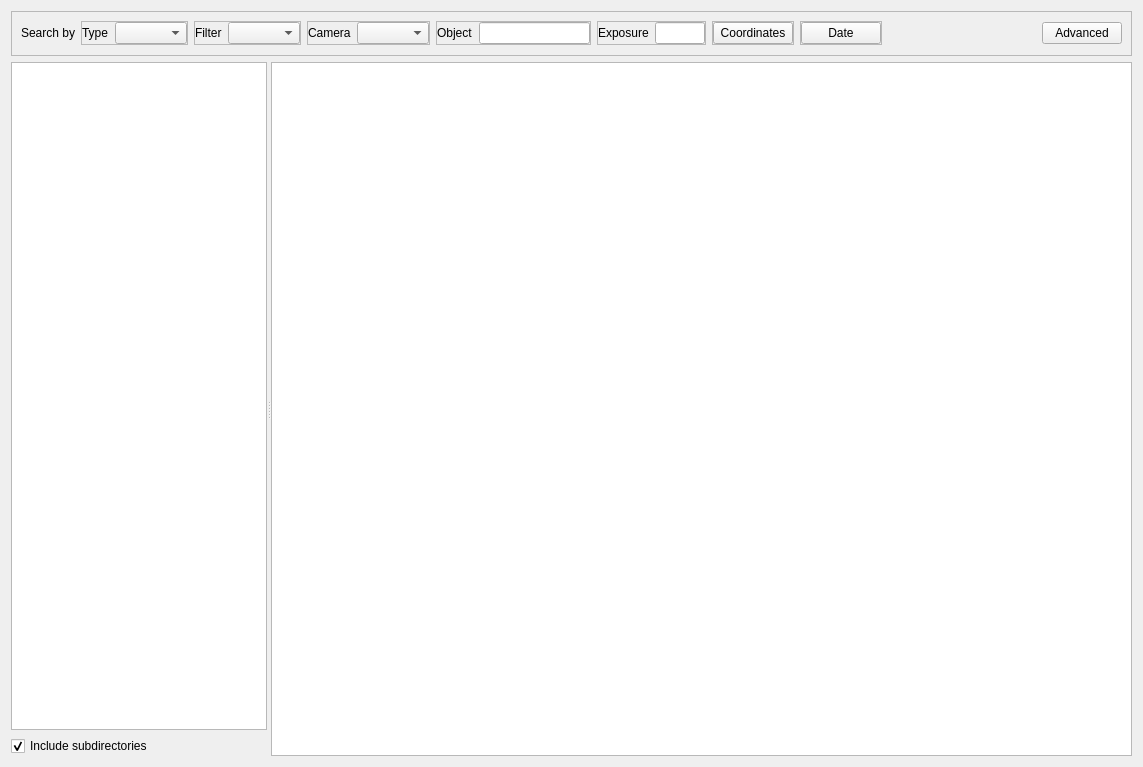
<?xml version="1.0" encoding="UTF-8"?>
<ui version="4.0">
 <class>SearchPanel</class>
 <widget class="QFrame" name="SearchPanel">
  <property name="geometry">
   <rect>
    <x>0</x>
    <y>0</y>
    <width>1143</width>
    <height>767</height>
   </rect>
  </property>
  <property name="windowTitle">
   <string>Frame</string>
  </property>
  <layout class="QVBoxLayout" name="verticalLayout">
   <item>
    <widget class="QFrame" name="filters_frame">
     <property name="sizePolicy">
      <sizepolicy hsizetype="Expanding" vsizetype="Preferred">
       <horstretch>1</horstretch>
       <verstretch>0</verstretch>
      </sizepolicy>
     </property>
     <property name="frameShape">
      <enum>QFrame::Shape::StyledPanel</enum>
     </property>
     <property name="frameShadow">
      <enum>QFrame::Shadow::Raised</enum>
     </property>
     <layout class="QVBoxLayout" name="verticalLayout_filters">
      <item>
       <layout class="QHBoxLayout" name="horizontalLayout_search">
        <item>
         <widget class="QLabel" name="label">
          <property name="text">
           <string>Search by</string>
          </property>
         </widget>
        </item>
        <item>
         <widget class="QFrame" name="filter_type_frame">
          <property name="frameShape">
           <enum>QFrame::Shape::StyledPanel</enum>
          </property>
          <property name="frameShadow">
           <enum>QFrame::Shadow::Raised</enum>
          </property>
          <layout class="QHBoxLayout" name="horizontalLayout_type">
           <property name="leftMargin">
            <number>0</number>
           </property>
           <property name="topMargin">
            <number>0</number>
           </property>
           <property name="rightMargin">
            <number>0</number>
           </property>
           <property name="bottomMargin">
            <number>0</number>
           </property>
           <item>
            <widget class="QLabel" name="label_type">
             <property name="text">
              <string>Type</string>
             </property>
            </widget>
           </item>
           <item>
            <widget class="QComboBox" name="filter_type_combo"/>
           </item>
          </layout>
         </widget>
        </item>
        <item>
         <widget class="QFrame" name="filter_filter_frame">
          <property name="frameShape">
           <enum>QFrame::Shape::StyledPanel</enum>
          </property>
          <property name="frameShadow">
           <enum>QFrame::Shadow::Raised</enum>
          </property>
          <layout class="QHBoxLayout" name="horizontalLayout_filter">
           <property name="leftMargin">
            <number>0</number>
           </property>
           <property name="topMargin">
            <number>0</number>
           </property>
           <property name="rightMargin">
            <number>0</number>
           </property>
           <property name="bottomMargin">
            <number>0</number>
           </property>
           <item>
            <widget class="QLabel" name="label_filter">
             <property name="text">
              <string>Filter</string>
             </property>
            </widget>
           </item>
           <item>
            <widget class="QComboBox" name="filter_filter_combo"/>
           </item>
          </layout>
         </widget>
        </item>
        <item>
         <widget class="QFrame" name="filter_cam_frame">
          <property name="frameShape">
           <enum>QFrame::Shape::StyledPanel</enum>
          </property>
          <property name="frameShadow">
           <enum>QFrame::Shadow::Raised</enum>
          </property>
          <layout class="QHBoxLayout" name="horizontalLayout_cam">
           <property name="leftMargin">
            <number>0</number>
           </property>
           <property name="topMargin">
            <number>0</number>
           </property>
           <property name="rightMargin">
            <number>0</number>
           </property>
           <property name="bottomMargin">
            <number>0</number>
           </property>
           <item>
            <widget class="QLabel" name="label_cam">
             <property name="text">
              <string>Camera</string>
             </property>
            </widget>
           </item>
           <item>
            <widget class="QComboBox" name="filter_cam_combo"/>
           </item>
          </layout>
         </widget>
        </item>
        <item>
         <widget class="QFrame" name="filter_name_frame">
          <property name="frameShape">
           <enum>QFrame::Shape::StyledPanel</enum>
          </property>
          <property name="frameShadow">
           <enum>QFrame::Shadow::Raised</enum>
          </property>
          <layout class="QHBoxLayout" name="horizontalLayout_name">
           <property name="leftMargin">
            <number>0</number>
           </property>
           <property name="topMargin">
            <number>0</number>
           </property>
           <property name="rightMargin">
            <number>0</number>
           </property>
           <property name="bottomMargin">
            <number>0</number>
           </property>
           <item>
            <widget class="QLabel" name="label_name">
             <property name="text">
              <string>Object</string>
             </property>
            </widget>
           </item>
           <item>
            <widget class="QLineEdit" name="filter_name_text"/>
           </item>
          </layout>
         </widget>
        </item>
        <item>
         <widget class="QFrame" name="filter_exp_frame">
          <property name="frameShape">
           <enum>QFrame::Shape::StyledPanel</enum>
          </property>
          <property name="frameShadow">
           <enum>QFrame::Shadow::Raised</enum>
          </property>
          <layout class="QHBoxLayout" name="horizontalLayout_exp">
           <property name="leftMargin">
            <number>0</number>
           </property>
           <property name="topMargin">
            <number>0</number>
           </property>
           <property name="rightMargin">
            <number>0</number>
           </property>
           <property name="bottomMargin">
            <number>0</number>
           </property>
           <item>
            <widget class="QLabel" name="label_exp">
             <property name="text">
              <string>Exposure</string>
             </property>
            </widget>
           </item>
           <item>
            <widget class="QLineEdit" name="filter_exp_text">
             <property name="enabled">
              <bool>true</bool>
             </property>
             <property name="sizePolicy">
              <sizepolicy hsizetype="Fixed" vsizetype="Fixed">
               <horstretch>0</horstretch>
               <verstretch>0</verstretch>
              </sizepolicy>
             </property>
             <property name="maximumSize">
              <size>
               <width>50</width>
               <height>16777215</height>
              </size>
             </property>
             <property name="inputMethodHints">
              <set>Qt::InputMethodHint::ImhDigitsOnly</set>
             </property>
             <property name="text">
              <string/>
             </property>
            </widget>
           </item>
          </layout>
         </widget>
        </item>
        <item>
         <widget class="QFrame" name="filter_coord_frame">
          <property name="frameShape">
           <enum>QFrame::Shape::StyledPanel</enum>
          </property>
          <property name="frameShadow">
           <enum>QFrame::Shadow::Raised</enum>
          </property>
          <layout class="QHBoxLayout" name="horizontalLayout_coord">
           <property name="leftMargin">
            <number>0</number>
           </property>
           <property name="topMargin">
            <number>0</number>
           </property>
           <property name="rightMargin">
            <number>0</number>
           </property>
           <property name="bottomMargin">
            <number>0</number>
           </property>
           <item>
            <widget class="QPushButton" name="filter_coord_button">
             <property name="text">
              <string>Coordinates</string>
             </property>
             <property name="checkable">
              <bool>true</bool>
             </property>
            </widget>
           </item>
          </layout>
         </widget>
        </item>
        <item>
         <widget class="QFrame" name="filter_date_frame">
          <property name="frameShape">
           <enum>QFrame::Shape::StyledPanel</enum>
          </property>
          <property name="frameShadow">
           <enum>QFrame::Shadow::Raised</enum>
          </property>
          <layout class="QHBoxLayout" name="horizontalLayout_date">
           <property name="leftMargin">
            <number>0</number>
           </property>
           <property name="topMargin">
            <number>0</number>
           </property>
           <property name="rightMargin">
            <number>0</number>
           </property>
           <property name="bottomMargin">
            <number>0</number>
           </property>
           <item>
            <widget class="QPushButton" name="filter_date_button">
             <property name="text">
              <string>Date</string>
             </property>
             <property name="checkable">
              <bool>true</bool>
             </property>
            </widget>
           </item>
          </layout>
         </widget>
        </item>
        <item>
         <spacer name="horizontalSpacer">
          <property name="orientation">
           <enum>Qt::Orientation::Horizontal</enum>
          </property>
          <property name="sizeHint" stdset="0">
           <size>
            <width>40</width>
            <height>20</height>
           </size>
          </property>
         </spacer>
        </item>
        <item>
         <widget class="QPushButton" name="advancedButton">
          <property name="text">
           <string>Advanced</string>
          </property>
         </widget>
        </item>
       </layout>
      </item>
      <item>
       <layout class="QHBoxLayout" name="filter_layout">
        <item>
         <spacer name="horizontalSpacer_2">
          <property name="orientation">
           <enum>Qt::Orientation::Horizontal</enum>
          </property>
          <property name="sizeHint" stdset="0">
           <size>
            <width>1</width>
            <height>1</height>
           </size>
          </property>
         </spacer>
        </item>
       </layout>
      </item>
     </layout>
    </widget>
   </item>
   <item>
    <widget class="QFrame" name="main_frame">
     <property name="sizePolicy">
      <sizepolicy hsizetype="Expanding" vsizetype="Expanding">
       <horstretch>1</horstretch>
       <verstretch>1</verstretch>
      </sizepolicy>
     </property>
     <layout class="QHBoxLayout" name="horizontalLayout">
      <property name="spacing">
       <number>0</number>
      </property>
      <property name="leftMargin">
       <number>0</number>
      </property>
      <property name="topMargin">
       <number>0</number>
      </property>
      <property name="rightMargin">
       <number>0</number>
      </property>
      <property name="bottomMargin">
       <number>0</number>
      </property>
      <item>
       <widget class="QSplitter" name="splitter">
        <property name="orientation">
         <enum>Qt::Orientation::Horizontal</enum>
        </property>
        <widget class="QWidget" name="verticalLayoutWidget">
         <layout class="QVBoxLayout" name="comboTreeLayout">
          <item>
           <widget class="QTreeView" name="filesystemTreeView">
            <property name="selectionMode">
             <enum>QAbstractItemView::SelectionMode::ExtendedSelection</enum>
            </property>
            <property name="selectionBehavior">
             <enum>QAbstractItemView::SelectionBehavior::SelectItems</enum>
            </property>
            <property name="rootIsDecorated">
             <bool>true</bool>
            </property>
            <attribute name="headerVisible">
             <bool>false</bool>
            </attribute>
           </widget>
          </item>
          <item>
           <widget class="QCheckBox" name="checkBox">
            <property name="text">
             <string>Include subdirectories</string>
            </property>
            <property name="checked">
             <bool>true</bool>
            </property>
           </widget>
          </item>
         </layout>
        </widget>
        <widget class="QTableView" name="dataView">
         <property name="sizePolicy">
          <sizepolicy hsizetype="Expanding" vsizetype="Expanding">
           <horstretch>1</horstretch>
           <verstretch>1</verstretch>
          </sizepolicy>
         </property>
         <property name="editTriggers">
          <set>QAbstractItemView::EditTrigger::NoEditTriggers</set>
         </property>
         <property name="selectionBehavior">
          <enum>QAbstractItemView::SelectionBehavior::SelectRows</enum>
         </property>
         <property name="wordWrap">
          <bool>false</bool>
         </property>
        </widget>
       </widget>
      </item>
     </layout>
    </widget>
   </item>
  </layout>
 </widget>
 <resources/>
 <connections/>
 <designerdata>
  <property name="gridDeltaX">
   <number>10</number>
  </property>
  <property name="gridDeltaY">
   <number>10</number>
  </property>
  <property name="gridSnapX">
   <bool>true</bool>
  </property>
  <property name="gridSnapY">
   <bool>true</bool>
  </property>
  <property name="gridVisible">
   <bool>true</bool>
  </property>
 </designerdata>
 <slots>
  <slot>add_filter()</slot>
 </slots>
</ui>
